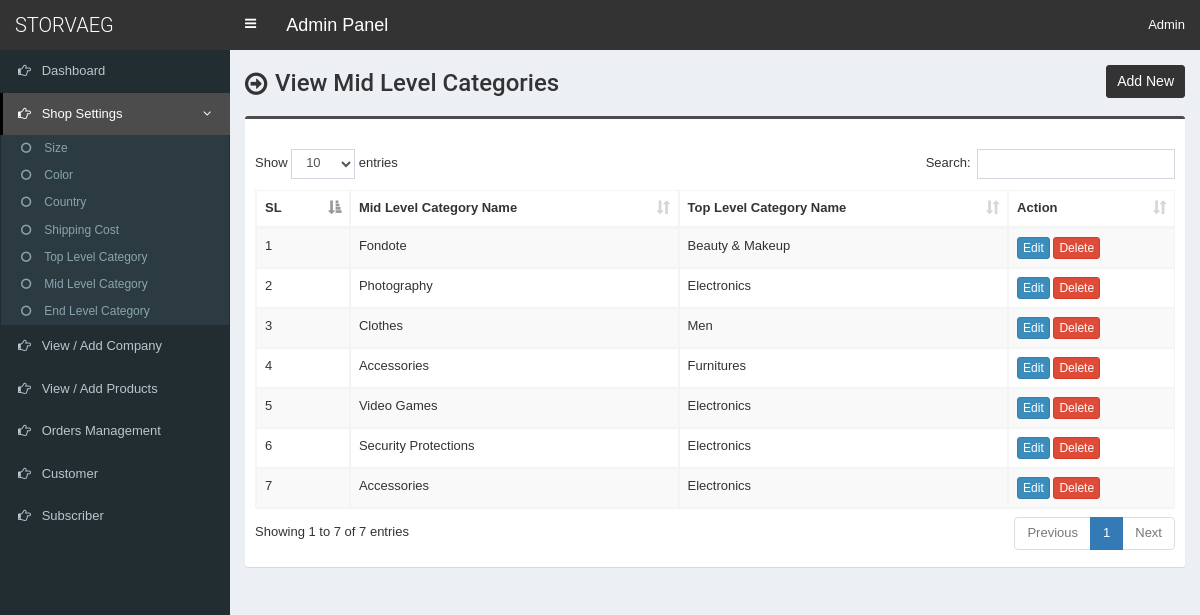
Screenshot of /admin/mid-category.php with the database file from the repository.
### tables this page shows
CREATE TABLE `tbl_mid_category` (
  `mcat_id` int(11) NOT NULL,
  `mcat_name` varchar(255) NOT NULL,
  `tcat_id` int(11) NOT NULL
);

CREATE TABLE `tbl_top_category` (
  `tcat_id` int(11) NOT NULL,
  `tcat_name` varchar(255) NOT NULL,
  `show_on_menu` int(1) NOT NULL
);

### admin/mid-category.php (the view, shortened to what this page needs)
<?php require_once('header.php'); ?>
<section class="content-header">
	<div class="content-header-left">
		<h1>View Mid Level Categories</h1>
	</div>
	<div class="content-header-right">
		<a href="mid-category-add.php" class="btn btn-primary btn-sm">Add New</a>
	</div>
</section>
<section class="content">
  <div class="row">
    <div class="col-md-12">
      <div class="box box-info">
        <div class="box-body table-responsive">
          <table id="example1" class="table table-bordered table-striped">
			<thead>
			    <tr>
			        <th>SL</th>
			        <th>Mid Level Category Name</th>
                    <th>Top Level Category Name</th>
			        <th>Action</th>
			    </tr>
			</thead>
            <tbody>
            	<?php
            	$i=0;
            	$statement = $pdo->prepare("SELECT *
                                    FROM tbl_mid_category t1
                                    JOIN tbl_top_category t2
                                    ON t1.tcat_id = t2.tcat_id
                                    ORDER BY t1.mcat_id DESC");
            	$statement->execute();
            	$result = $statement->fetchAll(PDO::FETCH_ASSOC);
            	foreach ($result as $row) {
            		$i++;
            		?>
					<tr>
	                    <td><?php echo $i; ?></td>
	                    <td><?php echo $row['mcat_name']; ?></td>
                        <td><?php echo $row['tcat_name']; ?></td>
	                    <td>
	                        <a href="mid-category-edit.php?id=<?php echo $row['mcat_id']; ?>" class="btn btn-primary btn-xs">Edit</a>
	                        <a href="#" class="btn btn-danger btn-xs" data-href="mid-category-delete.php?id=<?php echo $row['mcat_id']; ?>" data-toggle="modal" data-target="#confirm-delete">Delete</a>
	                    </td>
	                </tr>
            		<?php
            	}
            	?>
            </tbody>
          </table>
        </div>
      </div>
</section>
<?php require_once('footer.php'); ?>

### admin/style.css (style rules this page uses)
body { font-size: 13px; font-family: 'Poppins', sans-serif; }
.content-header>h1, .content-header .content-header-left h1 { font-family: 'Roboto', sans-serif; }
.box-info { padding-top: 20px; }
.content-header { overflow: hidden; }
.content-header .content-header-left { float: left; padding-top: 5px; }
.content-header .content-header-right { float: right; }
.content-header .content-header-left h1 { margin-top: 0; margin-bottom: 0; padding-left: 30px; padding-bottom: 5px; font-size: 24px; position: relative; }
.content-header .content-header-left h1:before { position: absolute; top: 0; left: 0; font-family: 'FontAwesome', sans-serif; font-size: 26px; content: '\f18e'; }
.content-header .content-header-right a { position: relative; font-size: 14px; }
.box.box-info { border-top-color: #4c4c4c; }
.content-header .content-header-right a { background-color: #333333; border-color: #333333; }

### rows the page displays
tbl_mid_category: mcat_name "Fondote", tcat.tcat_name "Beauty & Makeup"
tbl_mid_category: mcat_name "Photography", tcat.tcat_name "Electronics"
tbl_mid_category: mcat_name "Clothes", tcat.tcat_name "Men"
tbl_mid_category: mcat_name "Accessories", tcat.tcat_name "Furnitures"
tbl_mid_category: mcat_name "Video Games", tcat.tcat_name "Electronics"
tbl_mid_category: mcat_name "Security Protections", tcat.tcat_name "Electronics"
tbl_mid_category: mcat_name "Accessories", tcat.tcat_name "Electronics"
